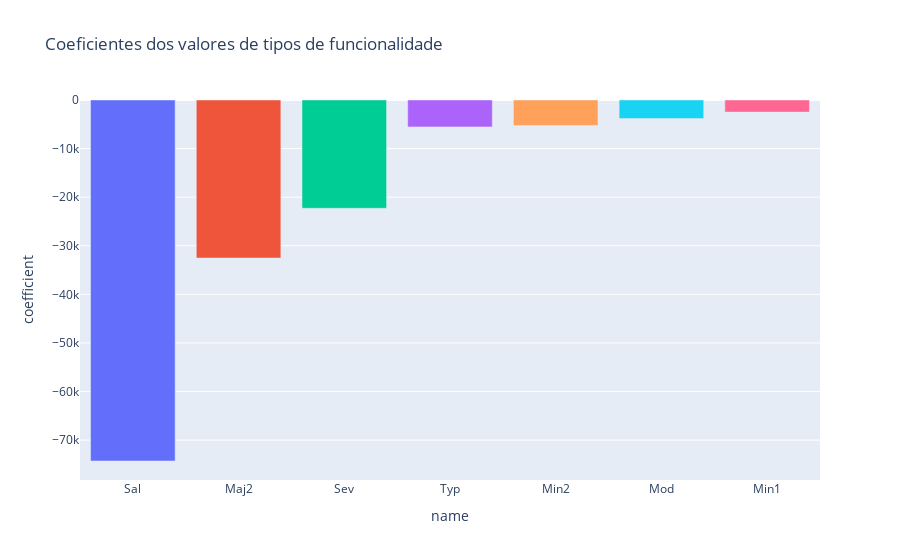

Source (notebook cell):
### Markdown cell above
### Funcionalidade

O nível de funcionalidade quão bem o imóvel atende as necessidades que deveria. Observando os coeficientes, é curioso notar que funcionalidade severamente limitada (Sev) ou mesmo irrecuperável (Sal) reduz *menos* o preço do que limitações significativas (Maj2). Enquanto surpreendente a princípio, esse resultado pode ser facilmente justificado: imóveis como limitações significativas provavelmente não são inadequados o suficiente para justificar a demolição, mas a adaptação é certamente custosa.

### Code cell
plot_category_coefficients(
    'Coeficientes dos valores de tipos de funcionalidade',
    coef_df,
    'Functional_'
)

### Figure 1 — Plotly figure (JSON) as saved in the notebook; plotly's stock layout.template omitted (floating-point values rounded to 4 significant figures)
{"data": [{"hovertemplate": "name=%{x}<br>coefficient=%{y}<extra></extra>", "legendgroup": "Sal", "marker": {"color": "#636efa", "pattern": {"shape": ""}}, "name": "Sal", "orientation": "v", "showlegend": true, "textposition": "auto", "type": "bar", "x": ["Sal"], "xaxis": "x", "y": [-74300.0], "yaxis": "y"}, {"hovertemplate": "name=%{x}<br>coefficient=%{y}<extra></extra>", "legendgroup": "Maj2", "marker": {"color": "#EF553B", "pattern": {"shape": ""}}, "name": "Maj2", "orientation": "v", "showlegend": true, "textposition": "auto", "type": "bar", "x": ["Maj2"], "xaxis": "x", "y": [-32530.0], "yaxis": "y"}, {"hovertemplate": "name=%{x}<br>coefficient=%{y}<extra></extra>", "legendgroup": "Sev", "marker": {"color": "#00cc96", "pattern": {"shape": ""}}, "name": "Sev", "orientation": "v", "showlegend": true, "textposition": "auto", "type": "bar", "x": ["Sev"], "xaxis": "x", "y": [-22280.0], "yaxis": "y"}, {"hovertemplate": "name=%{x}<br>coefficient=%{y}<extra></extra>", "legendgroup": "Typ", "marker": {"color": "#ab63fa", "pattern": {"shape": ""}}, "name": "Typ", "orientation": "v", "showlegend": true, "textposition": "auto", "type": "bar", "x": ["Typ"], "xaxis": "x", "y": [-5538.0], "yaxis": "y"}, {"hovertemplate": "name=%{x}<br>coefficient=%{y}<extra></extra>", "legendgroup": "Min2", "marker": {"color": "#FFA15A", "pattern": {"shape": ""}}, "name": "Min2", "orientation": "v", "showlegend": true, "textposition": "auto", "type": "bar", "x": ["Min2"], "xaxis": "x", "y": [-5251.0], "yaxis": "y"}, {"hovertemplate": "name=%{x}<br>coefficient=%{y}<extra></extra>", "legendgroup": "Mod", "marker": {"color": "#19d3f3", "pattern": {"shape": ""}}, "name": "Mod", "orientation": "v", "showlegend": true, "textposition": "auto", "type": "bar", "x": ["Mod"], "xaxis": "x", "y": [-3823.0], "yaxis": "y"}, {"hovertemplate": "name=%{x}<br>coefficient=%{y}<extra></extra>", "legendgroup": "Min1", "marker": {"color": "#FF6692", "pattern": {"shape": ""}}, "name": "Min1", "orientation": "v", "showlegend": true, "textposition": "auto", "type": "bar", "x": ["Min1"], "xaxis": "x", "y": [-2495.0], "yaxis": "y"}], "layout": {"autosize": true, "barmode": "relative", "legend": {"title": {"text": "name"}, "tracegroupgap": 0}, "showlegend": false, "title": {"text": "Coeficientes dos valores de tipos de funcionalidade"}, "xaxis": {"anchor": "y", "autorange": true, "categoryarray": ["Sal", "Maj2", "Sev", "Typ", "Min2", "Mod", "Min1"], "categoryorder": "array", "domain": [0, 1], "range": [-0.5, 6.5], "title": {"text": "name"}, "type": "category"}, "yaxis": {"anchor": "x", "autorange": true, "domain": [0, 1], "range": [-78210.0, 0], "title": {"text": "coefficient"}, "type": "linear"}}}
